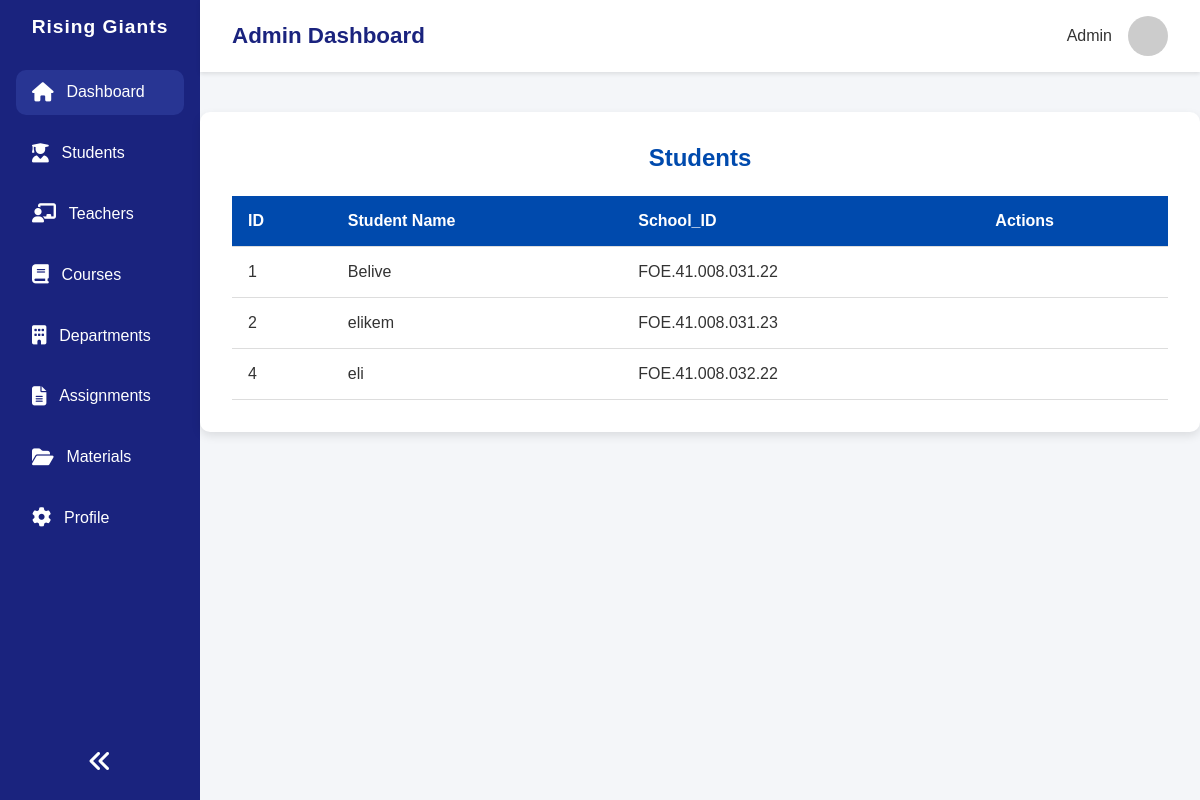
The app's page /dashboard/students/, older data.
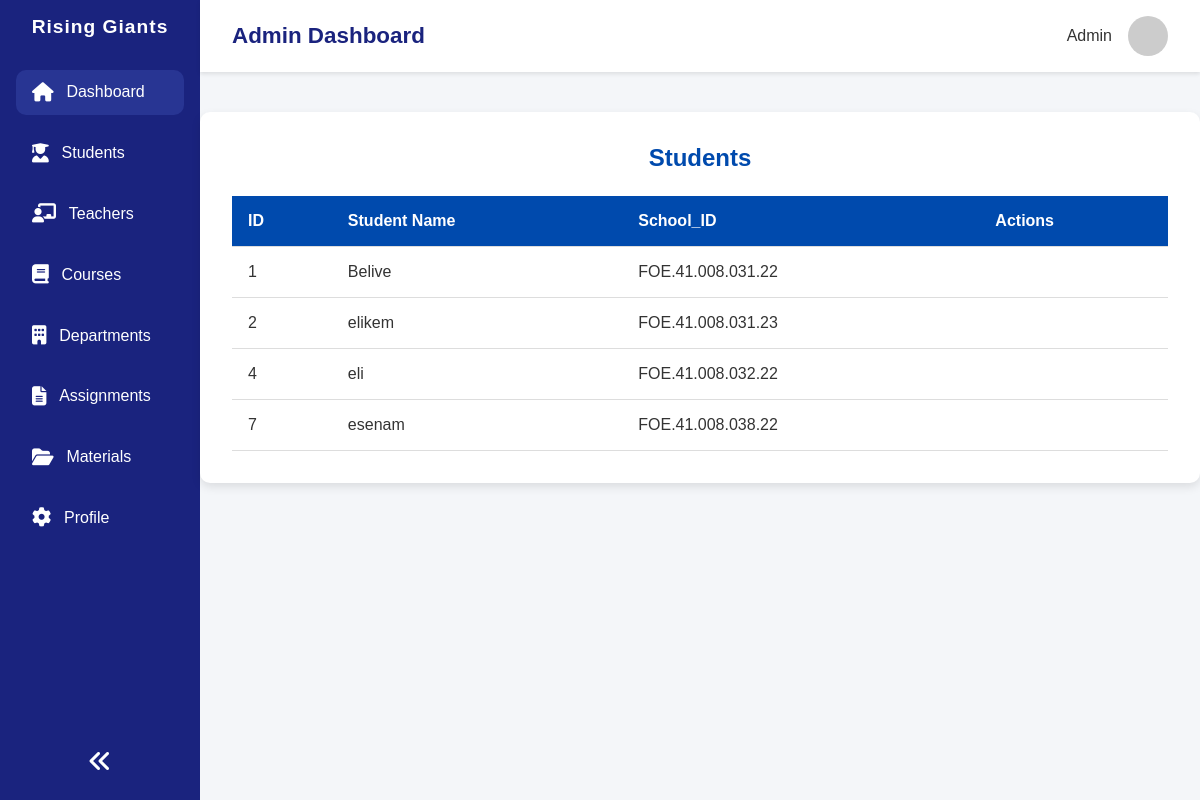
The same page, newer data.
### users/models.py (models this page shows, shortened)
class CustomUser(AbstractUser):
    ROLES = {
        None:"Select user",
        "admin":"Admin",
        "teacher":"Teacher",
        "student":"Student",
    }
    image = models.ImageField(upload_to="profiles/",blank=True,null=False,default="defualt_image.jpg")
    school_id = models.CharField(blank=True,null=True,unique=True,validators=[is_umat_id])
    role = models.CharField(choices=ROLES, blank=True,default="teacher")
    department = models.ForeignKey(
        Department,
            on_delete=models.SET_NULL,
            null=True,
            blank=True,
            related_name="users",
            default="4"
        )
    USERNAME_FIELD = "school_id"

### main/views.py (the view)
# urls.py: path("students/",views.admin_student,name="admin_students"),
def admin_student(request):
    students = User.objects.filter(role = "student")
    context = {
        "students":students
    }
    return render(request,"main/admin_student_list.html",context)

### main/context_processors.py (called while the page is built)
def total_values(request):
    total_users = User.objects.all().count()
    total_teachers = User.objects.filter(role = "teacher").count()
    total_students = User.objects.filter(role = "student").count()
    total_departments = Department.objects.all().count()
    total_courses = Course.objects.all().count()
    context = {
        "total_students":total_students,
        "total_teachers":total_teachers,
        "total_courses":total_courses,
        "total_departments":total_departments,
    }
    return context

### main/templates/main/admin_student_list.html (shortened to what this page needs)
{% extends 'main_base.html' %}
{% load static %}
{% block extra_styles %}<link rel="stylesheet" href="{% static 'main/css/departments.css' %}">
{% endblock extra_styles %}
{% block body %}
  <div class="container">
    <h2>Students</h2>
    <table>
      <thead>
        <tr>
          <th>ID</th>
          <th>Student Name</th>
          <th>School_ID</th>
          <th>Actions</th>
        </tr>
      </thead>
      <tbody id="departmentList">
        {%for student in students %}
        <tr>
            <td>{{student.id}}</td>
            <td>{{student.username}}</td>
            <td>{{student.school_id}}</td>
            <td>{{student.}}</td>
        </tr>
        {% endfor %}
      </tbody>
    </table>
  </div>
{% endblock body %}

Row changes from the older to the newer data that the page shows:
added CustomUser: id "7", username "esenam", school_id "FOE.41.008.038.22"
